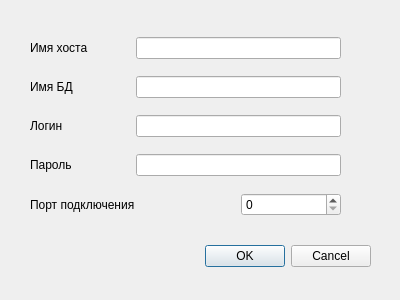
<?xml version="1.0" encoding="UTF-8"?>
<ui version="4.0">
 <class>Dialog</class>
 <widget class="QDialog" name="Dialog">
  <property name="geometry">
   <rect>
    <x>0</x>
    <y>0</y>
    <width>400</width>
    <height>300</height>
   </rect>
  </property>
  <property name="windowTitle">
   <string>Dialog</string>
  </property>
  <widget class="QDialogButtonBox" name="buttonBox">
   <property name="geometry">
    <rect>
     <x>30</x>
     <y>240</y>
     <width>341</width>
     <height>32</height>
    </rect>
   </property>
   <property name="orientation">
    <enum>Qt::Horizontal</enum>
   </property>
   <property name="standardButtons">
    <set>QDialogButtonBox::Cancel|QDialogButtonBox::Ok</set>
   </property>
  </widget>
  <widget class="QWidget" name="">
   <property name="geometry">
    <rect>
     <x>30</x>
     <y>26</y>
     <width>311</width>
     <height>201</height>
    </rect>
   </property>
   <layout class="QGridLayout" name="gridLayout">
    <item row="0" column="0">
     <widget class="QLabel" name="label">
      <property name="text">
       <string>Имя хоста</string>
      </property>
     </widget>
    </item>
    <item row="0" column="1" colspan="2">
     <widget class="QLineEdit" name="lineEdit"/>
    </item>
    <item row="1" column="0">
     <widget class="QLabel" name="label_2">
      <property name="text">
       <string>Имя БД</string>
      </property>
     </widget>
    </item>
    <item row="1" column="1" colspan="2">
     <widget class="QLineEdit" name="lineEdit_3"/>
    </item>
    <item row="2" column="0">
     <widget class="QLabel" name="label_3">
      <property name="text">
       <string>Логин</string>
      </property>
     </widget>
    </item>
    <item row="2" column="1" colspan="2">
     <widget class="QLineEdit" name="lineEdit_2"/>
    </item>
    <item row="3" column="0">
     <widget class="QLabel" name="label_4">
      <property name="text">
       <string>Пароль</string>
      </property>
     </widget>
    </item>
    <item row="3" column="1" colspan="2">
     <widget class="QLineEdit" name="lineEdit_4"/>
    </item>
    <item row="4" column="0" colspan="2">
     <widget class="QLabel" name="label_5">
      <property name="text">
       <string>Порт подключения</string>
      </property>
     </widget>
    </item>
    <item row="4" column="2">
     <widget class="QSpinBox" name="spinBox"/>
    </item>
   </layout>
  </widget>
 </widget>
 <resources/>
 <connections>
  <connection>
   <sender>buttonBox</sender>
   <signal>accepted()</signal>
   <receiver>Dialog</receiver>
   <slot>accept()</slot>
   <hints>
    <hint type="sourcelabel">
     <x>248</x>
     <y>254</y>
    </hint>
    <hint type="destinationlabel">
     <x>157</x>
     <y>274</y>
    </hint>
   </hints>
  </connection>
  <connection>
   <sender>buttonBox</sender>
   <signal>rejected()</signal>
   <receiver>Dialog</receiver>
   <slot>reject()</slot>
   <hints>
    <hint type="sourcelabel">
     <x>316</x>
     <y>260</y>
    </hint>
    <hint type="destinationlabel">
     <x>286</x>
     <y>274</y>
    </hint>
   </hints>
  </connection>
 </connections>
</ui>
